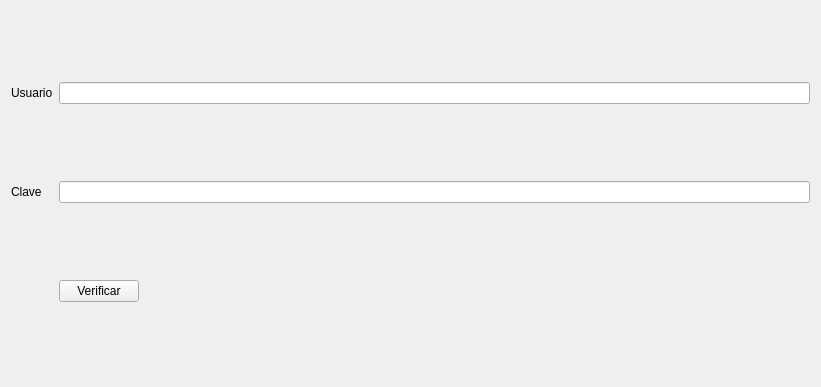
<?xml version="1.0" encoding="UTF-8"?>
<ui version="4.0">
 <class>Login</class>
 <widget class="QWidget" name="Login">
  <property name="geometry">
   <rect>
    <x>0</x>
    <y>0</y>
    <width>821</width>
    <height>387</height>
   </rect>
  </property>
  <property name="windowTitle">
   <string>Login</string>
  </property>
  <layout class="QGridLayout" name="gridLayout">
   <item row="1" column="0">
    <widget class="QLabel" name="lClave">
     <property name="text">
      <string>Clave</string>
     </property>
    </widget>
   </item>
   <item row="0" column="0">
    <widget class="QLabel" name="lUsuario">
     <property name="text">
      <string>Usuario</string>
     </property>
    </widget>
   </item>
   <item row="2" column="1">
    <widget class="QPushButton" name="pbIngresar">
     <property name="focusPolicy">
      <enum>Qt::FocusPolicy::NoFocus</enum>
     </property>
     <property name="text">
      <string>Verificar</string>
     </property>
    </widget>
   </item>
   <item row="2" column="2">
    <spacer name="horizontalSpacer">
     <property name="orientation">
      <enum>Qt::Orientation::Horizontal</enum>
     </property>
     <property name="sizeHint" stdset="0">
      <size>
       <width>40</width>
       <height>20</height>
      </size>
     </property>
    </spacer>
   </item>
   <item row="1" column="1" colspan="2">
    <widget class="QLineEdit" name="leClave">
     <property name="echoMode">
      <enum>QLineEdit::EchoMode::Password</enum>
     </property>
    </widget>
   </item>
   <item row="0" column="1" colspan="2">
    <widget class="QLineEdit" name="leUsuario"/>
   </item>
  </layout>
 </widget>
 <resources/>
 <connections/>
</ui>
